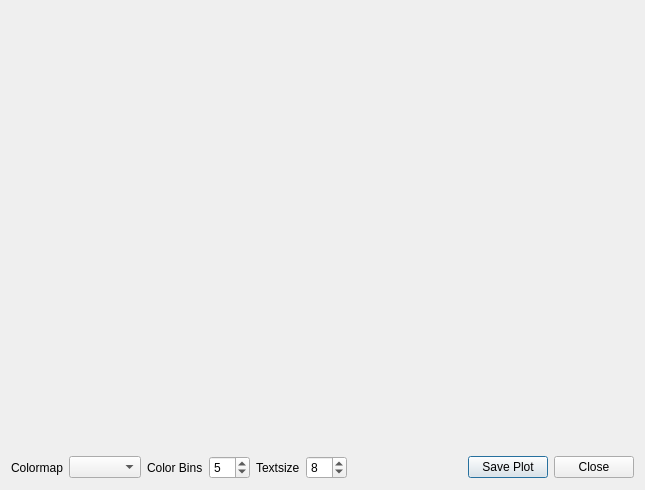
<?xml version="1.0" encoding="UTF-8"?>
<ui version="4.0">
 <class>Dialog</class>
 <widget class="QDialog" name="Dialog">
  <property name="geometry">
   <rect>
    <x>0</x>
    <y>0</y>
    <width>645</width>
    <height>490</height>
   </rect>
  </property>
  <property name="windowTitle">
   <string>Plot Dialog</string>
  </property>
  <layout class="QHBoxLayout" name="horizontalLayout_2">
   <item>
    <layout class="QVBoxLayout" name="verticalLayout">
     <item>
      <widget class="PlotCanvas" name="mplWidget" native="true">
       <property name="sizePolicy">
        <sizepolicy hsizetype="Expanding" vsizetype="Expanding">
         <horstretch>0</horstretch>
         <verstretch>0</verstretch>
        </sizepolicy>
       </property>
      </widget>
     </item>
     <item>
      <layout class="QHBoxLayout" name="horizontalLayout">
       <item>
        <widget class="QLabel" name="label">
         <property name="text">
          <string>Colormap</string>
         </property>
        </widget>
       </item>
       <item>
        <widget class="QComboBox" name="colorMapComboBox"/>
       </item>
       <item>
        <widget class="QLabel" name="label_3">
         <property name="text">
          <string>Color Bins</string>
         </property>
        </widget>
       </item>
       <item>
        <widget class="QSpinBox" name="colorBinsSpinBox">
         <property name="minimum">
          <number>3</number>
         </property>
         <property name="value">
          <number>5</number>
         </property>
        </widget>
       </item>
       <item>
        <widget class="QLabel" name="label_2">
         <property name="text">
          <string>Textsize</string>
         </property>
        </widget>
       </item>
       <item>
        <widget class="QSpinBox" name="textSizeSpinBox">
         <property name="minimum">
          <number>1</number>
         </property>
         <property name="value">
          <number>8</number>
         </property>
        </widget>
       </item>
       <item>
        <spacer name="horizontalSpacer">
         <property name="orientation">
          <enum>Qt::Horizontal</enum>
         </property>
         <property name="sizeHint" stdset="0">
          <size>
           <width>40</width>
           <height>20</height>
          </size>
         </property>
        </spacer>
       </item>
       <item>
        <widget class="QPushButton" name="savePlotPushButton">
         <property name="text">
          <string>Save Plot</string>
         </property>
        </widget>
       </item>
       <item>
        <widget class="QPushButton" name="closePushButton">
         <property name="text">
          <string>Close</string>
         </property>
        </widget>
       </item>
      </layout>
     </item>
    </layout>
   </item>
  </layout>
 </widget>
 <customwidgets>
  <customwidget>
   <class>PlotCanvas</class>
   <extends>QWidget</extends>
   <header>mplWidget</header>
   <container>1</container>
  </customwidget>
 </customwidgets>
 <resources/>
 <connections/>
</ui>
